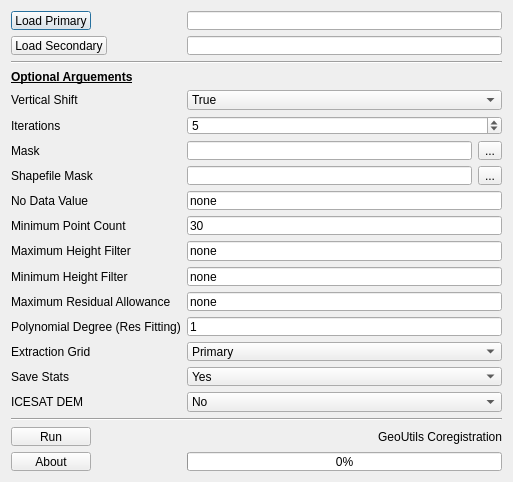
<?xml version="1.0" encoding="UTF-8"?>
<ui version="4.0">
 <class>GeoUtilsCoReg</class>
 <widget class="QDialog" name="GeoUtilsCoReg">
  <property name="geometry">
   <rect>
    <x>0</x>
    <y>0</y>
    <width>513</width>
    <height>482</height>
   </rect>
  </property>
  <property name="minimumSize">
   <size>
    <width>513</width>
    <height>482</height>
   </size>
  </property>
  <property name="maximumSize">
   <size>
    <width>513</width>
    <height>550</height>
   </size>
  </property>
  <property name="windowTitle">
   <string>GeoUtils Co-Registration</string>
  </property>
  <layout class="QFormLayout" name="formLayout">
   <item row="1" column="0">
    <widget class="QPushButton" name="actionLoadPrimary">
     <property name="text">
      <string>Load Primary</string>
     </property>
    </widget>
   </item>
   <item row="1" column="1">
    <widget class="QLineEdit" name="lineEdit">
     <property name="readOnly">
      <bool>true</bool>
     </property>
    </widget>
   </item>
   <item row="2" column="0">
    <widget class="QPushButton" name="actionLoadSecondary">
     <property name="text">
      <string>Load Secondary</string>
     </property>
    </widget>
   </item>
   <item row="2" column="1">
    <widget class="QLineEdit" name="lineEdit_2">
     <property name="readOnly">
      <bool>true</bool>
     </property>
    </widget>
   </item>
   <item row="3" column="0" colspan="2">
    <widget class="Line" name="line">
     <property name="orientation">
      <enum>Qt::Horizontal</enum>
     </property>
    </widget>
   </item>
   <item row="5" column="0">
    <widget class="QLabel" name="label">
     <property name="font">
      <font>
       <weight>75</weight>
       <bold>true</bold>
       <underline>true</underline>
      </font>
     </property>
     <property name="text">
      <string>Optional Arguements</string>
     </property>
    </widget>
   </item>
   <item row="8" column="0">
    <widget class="QLabel" name="label_2">
     <property name="statusTip">
      <string/>
     </property>
     <property name="text">
      <string>Iterations</string>
     </property>
    </widget>
   </item>
   <item row="8" column="1">
    <widget class="QSpinBox" name="textIterations">
     <property name="toolTip">
      <string>number of iterations</string>
     </property>
     <property name="value">
      <number>5</number>
     </property>
    </widget>
   </item>
   <item row="10" column="0">
    <widget class="QLabel" name="label_12">
     <property name="text">
      <string>Mask</string>
     </property>
    </widget>
   </item>
   <item row="10" column="1">
    <layout class="QHBoxLayout" name="horizontalLayout">
     <item>
      <widget class="QLineEdit" name="textMask">
       <property name="toolTip">
        <string>path to a mask of same size as the master DEM, to filter out non stable areas such as glaciers. Points with mask&gt;0 are masked.</string>
       </property>
       <property name="readOnly">
        <bool>true</bool>
       </property>
      </widget>
     </item>
     <item>
      <widget class="QToolButton" name="actionLoadMask">
       <property name="text">
        <string>...</string>
       </property>
      </widget>
     </item>
    </layout>
   </item>
   <item row="12" column="0">
    <widget class="QLabel" name="label_13">
     <property name="text">
      <string>Shapefile Mask</string>
     </property>
    </widget>
   </item>
   <item row="12" column="1">
    <layout class="QHBoxLayout" name="horizontalLayout_2">
     <item>
      <widget class="QLineEdit" name="textShapefileMask">
       <property name="toolTip">
        <string>path to a shapefile containing outlines of objects to mask, such as RGI shapefiles</string>
       </property>
      </widget>
     </item>
     <item>
      <widget class="QToolButton" name="actionLoadShapefile">
       <property name="text">
        <string>...</string>
       </property>
      </widget>
     </item>
    </layout>
   </item>
   <item row="13" column="0">
    <widget class="QLabel" name="label_3">
     <property name="text">
      <string>No Data Value</string>
     </property>
    </widget>
   </item>
   <item row="13" column="1">
    <widget class="QLineEdit" name="textNoDataValue">
     <property name="text">
      <string>none</string>
     </property>
    </widget>
   </item>
   <item row="14" column="0">
    <widget class="QLabel" name="label_4">
     <property name="text">
      <string>Minimum Point Count</string>
     </property>
    </widget>
   </item>
   <item row="14" column="1">
    <widget class="QLineEdit" name="textMinimumPointCount">
     <property name="toolTip">
      <string>minimum number of points in each aspect bin to be considered valid</string>
     </property>
     <property name="text">
      <string>30</string>
     </property>
    </widget>
   </item>
   <item row="15" column="0">
    <widget class="QLabel" name="label_5">
     <property name="text">
      <string>Maximum Height Filter</string>
     </property>
    </widget>
   </item>
   <item row="15" column="1">
    <widget class="QLineEdit" name="textMaximumHeightFilter">
     <property name="toolTip">
      <string>points with altitude above zmax are masked during the vertical alignment, e.g snow covered areas</string>
     </property>
     <property name="text">
      <string>none</string>
     </property>
    </widget>
   </item>
   <item row="16" column="0">
    <widget class="QLabel" name="label_6">
     <property name="text">
      <string>Minimum Height Filter</string>
     </property>
    </widget>
   </item>
   <item row="16" column="1">
    <widget class="QLineEdit" name="textMinimumHeightFilter">
     <property name="toolTip">
      <string>points with altitude below zmin are masked during the vertical alignment, e.g points on sea</string>
     </property>
     <property name="text">
      <string>none</string>
     </property>
    </widget>
   </item>
   <item row="17" column="0">
    <widget class="QLabel" name="label_7">
     <property name="text">
      <string>Maximum Residual Allowance</string>
     </property>
    </widget>
   </item>
   <item row="17" column="1">
    <widget class="QLineEdit" name="textMaximumResidualAllowance">
     <property name="toolTip">
      <string>maximum value of the residuals, points where |dh|&gt;resmax are considered as outliers and removed</string>
     </property>
     <property name="text">
      <string>none</string>
     </property>
    </widget>
   </item>
   <item row="18" column="0">
    <widget class="QLabel" name="label_8">
     <property name="text">
      <string>Polynomial Degree (Res Fitting)</string>
     </property>
    </widget>
   </item>
   <item row="18" column="1">
    <widget class="QLineEdit" name="textPolynomialDegree">
     <property name="toolTip">
      <string>egree of the polynomial to be fit to residuals and removed. Set to &lt;0 to disable.</string>
     </property>
     <property name="text">
      <string>1</string>
     </property>
    </widget>
   </item>
   <item row="19" column="0">
    <widget class="QLabel" name="label_9">
     <property name="text">
      <string>Extraction Grid</string>
     </property>
    </widget>
   </item>
   <item row="19" column="1">
    <widget class="QComboBox" name="comboExtractionGrid">
     <property name="toolTip">
      <string>master' or 'slave' : only the intersection of both DEMs is extracted, either in the grid of the master DEM, or the slave (default is master DEM grid).</string>
     </property>
     <item>
      <property name="text">
       <string>Primary</string>
      </property>
     </item>
     <item>
      <property name="text">
       <string>Secondary</string>
      </property>
     </item>
    </widget>
   </item>
   <item row="20" column="0">
    <widget class="QLabel" name="label_10">
     <property name="text">
      <string>Save Stats</string>
     </property>
    </widget>
   </item>
   <item row="20" column="1">
    <widget class="QComboBox" name="comboSaveStats">
     <property name="toolTip">
      <string>Save horizontal and median vertical offset in a text file</string>
     </property>
     <item>
      <property name="text">
       <string>Yes</string>
      </property>
     </item>
     <item>
      <property name="text">
       <string>No</string>
      </property>
     </item>
    </widget>
   </item>
   <item row="21" column="0">
    <widget class="QLabel" name="label_11">
     <property name="text">
      <string>ICESAT DEM</string>
     </property>
    </widget>
   </item>
   <item row="21" column="1">
    <widget class="QComboBox" name="comboICESATDEM">
     <property name="toolTip">
      <string>Master DEM are IceSAT data instead of a raster DEM. master_dem must then be a string to the file name or regular expression to several files (use quotes)</string>
     </property>
     <property name="currentText">
      <string>No</string>
     </property>
     <property name="currentIndex">
      <number>0</number>
     </property>
     <item>
      <property name="text">
       <string>No</string>
      </property>
     </item>
     <item>
      <property name="text">
       <string>Yes</string>
      </property>
     </item>
    </widget>
   </item>
   <item row="22" column="0" colspan="2">
    <widget class="Line" name="line_2">
     <property name="orientation">
      <enum>Qt::Horizontal</enum>
     </property>
    </widget>
   </item>
   <item row="24" column="0">
    <widget class="QPushButton" name="actionRun">
     <property name="text">
      <string>Run</string>
     </property>
    </widget>
   </item>
   <item row="7" column="0">
    <widget class="QLabel" name="label_15">
     <property name="text">
      <string>Vertical Shift</string>
     </property>
    </widget>
   </item>
   <item row="7" column="1">
    <widget class="QComboBox" name="comboVerticalShift">
     <item>
      <property name="text">
       <string>True</string>
      </property>
     </item>
     <item>
      <property name="text">
       <string>False</string>
      </property>
     </item>
    </widget>
   </item>
   <item row="25" column="1">
    <widget class="QProgressBar" name="progressBar">
     <property name="maximum">
      <number>12</number>
     </property>
     <property name="value">
      <number>0</number>
     </property>
    </widget>
   </item>
   <item row="24" column="1">
    <widget class="QLabel" name="log">
     <property name="layoutDirection">
      <enum>Qt::RightToLeft</enum>
     </property>
     <property name="text">
      <string>GeoUtils Coregistration</string>
     </property>
     <property name="alignment">
      <set>Qt::AlignRight|Qt::AlignTrailing|Qt::AlignVCenter</set>
     </property>
    </widget>
   </item>
   <item row="25" column="0">
    <widget class="QPushButton" name="actionAbout">
     <property name="text">
      <string>About</string>
     </property>
    </widget>
   </item>
  </layout>
 </widget>
 <resources/>
 <connections/>
</ui>
